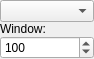
<?xml version="1.0" encoding="UTF-8"?>
<ui version="4.0">
 <class>NodeSmooth</class>
 <widget class="QWidget" name="NodeSmooth">
  <property name="geometry">
   <rect>
    <x>0</x>
    <y>0</y>
    <width>94</width>
    <height>59</height>
   </rect>
  </property>
  <layout class="QVBoxLayout" name="verticalLayout">
   <property name="spacing">
    <number>0</number>
   </property>
   <property name="leftMargin">
    <number>0</number>
   </property>
   <property name="topMargin">
    <number>0</number>
   </property>
   <property name="rightMargin">
    <number>0</number>
   </property>
   <property name="bottomMargin">
    <number>0</number>
   </property>
   <item>
    <widget class="QComboBox" name="_type">
     <property name="sizePolicy">
      <sizepolicy hsizetype="Minimum" vsizetype="Fixed">
       <horstretch>0</horstretch>
       <verstretch>0</verstretch>
      </sizepolicy>
     </property>
     <property name="minimumSize">
      <size>
       <width>80</width>
       <height>0</height>
      </size>
     </property>
     <property name="toolTip">
      <string>Smoothing formula</string>
     </property>
    </widget>
   </item>
   <item>
    <widget class="QLabel" name="label">
     <property name="text">
      <string>Window:</string>
     </property>
    </widget>
   </item>
   <item>
    <widget class="QDoubleSpinBox" name="_windowsize">
     <property name="toolTip">
      <string>Pulse duty cycle</string>
     </property>
     <property name="decimals">
      <number>0</number>
     </property>
     <property name="minimum">
      <double>1.000000000000000</double>
     </property>
     <property name="maximum">
      <double>100000.000000000000000</double>
     </property>
     <property name="singleStep">
      <double>1.000000000000000</double>
     </property>
     <property name="value">
      <double>100.000000000000000</double>
     </property>
    </widget>
   </item>
  </layout>
 </widget>
 <resources/>
 <connections/>
</ui>
